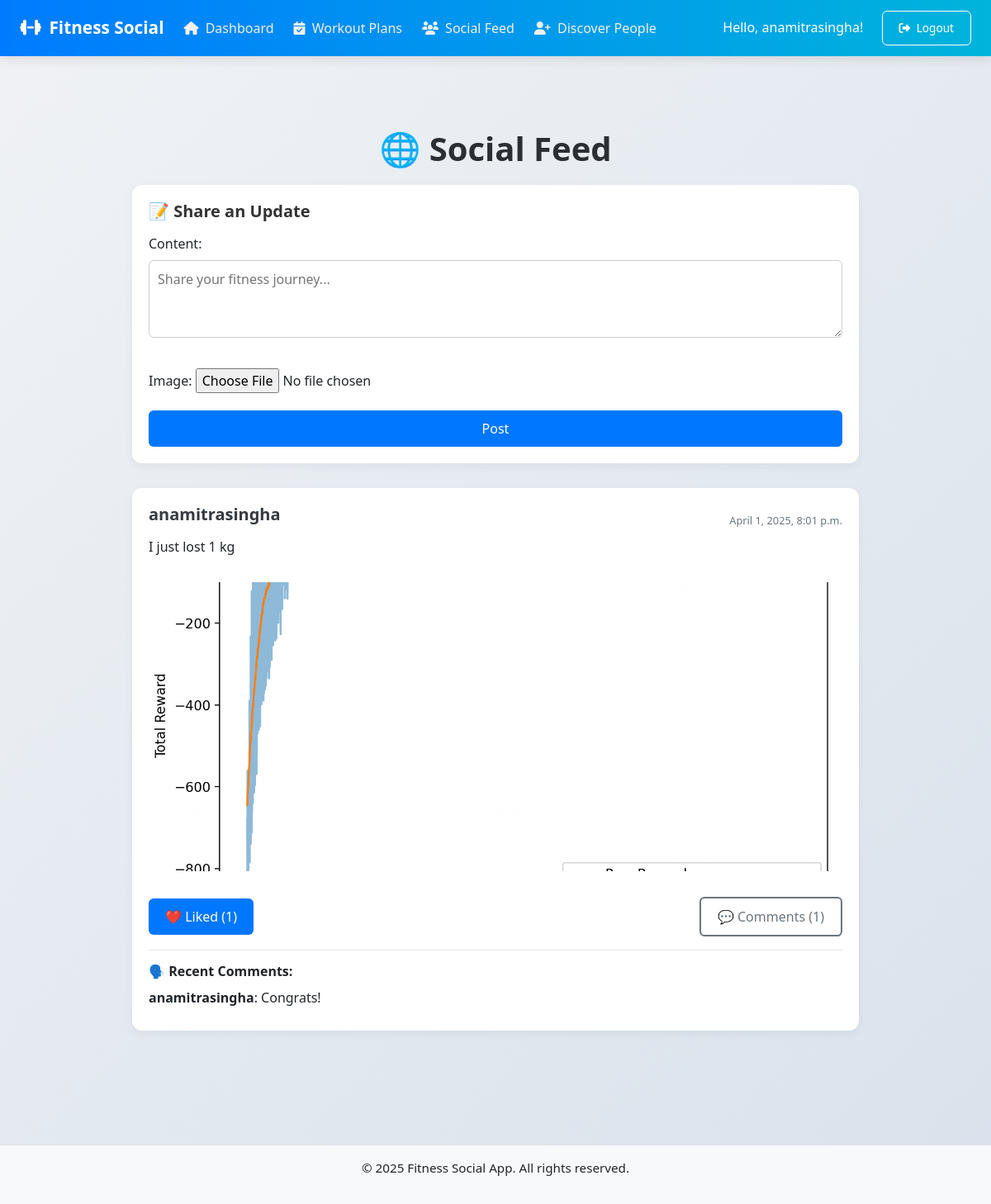
The page /social-feed/ (signed in) on the database as committed earlier.
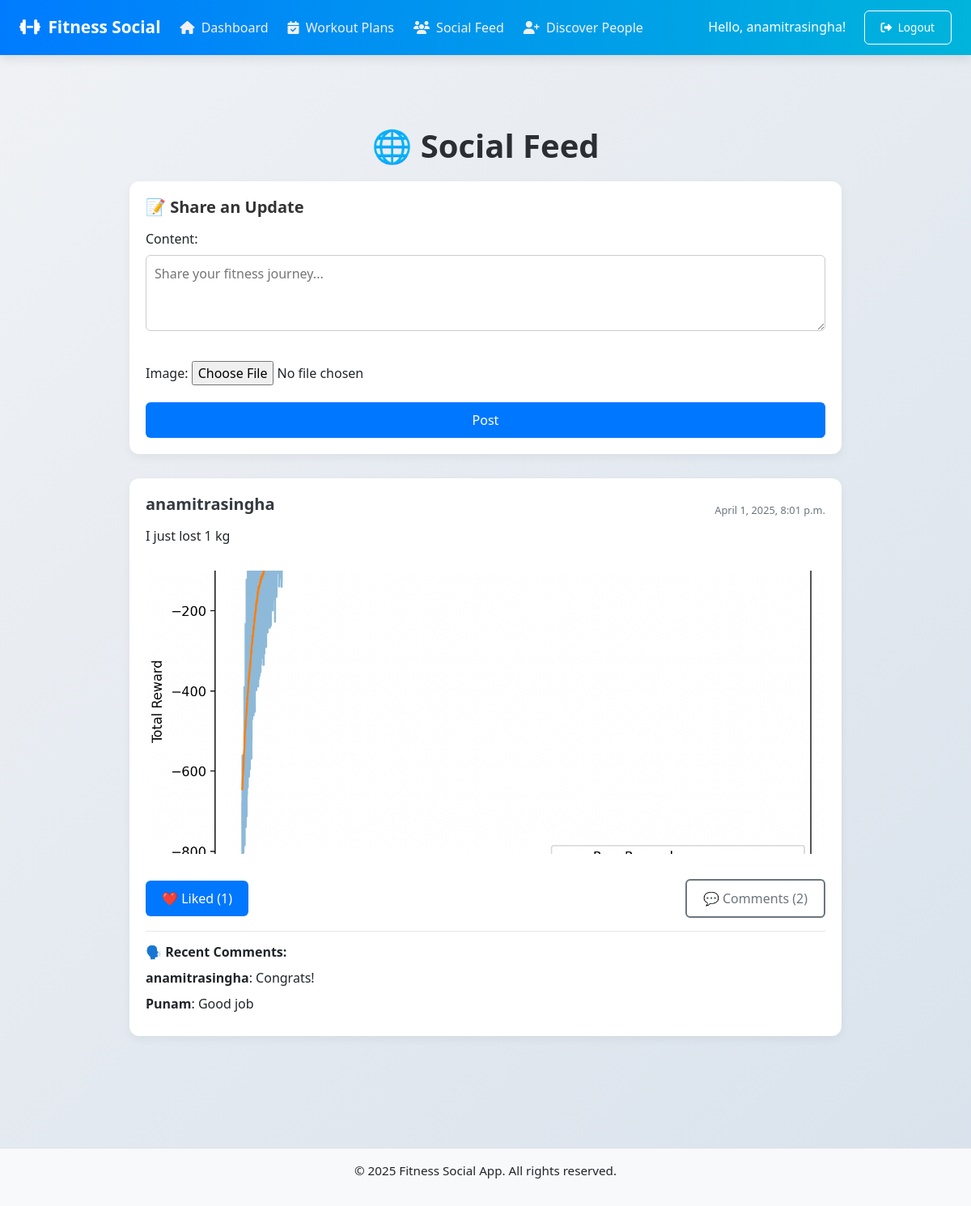
The same page on the database as committed later.
### core/models.py (models this page shows, shortened)
class Post(models.Model):
    user = models.ForeignKey(User, on_delete=models.CASCADE)
    content = models.TextField()
    image = models.ImageField(upload_to='posts/', blank=True, null=True)
    created_at = models.DateTimeField(auto_now_add=True)
    class Meta:
        ordering = ['-created_at']

class Comment(models.Model):
    user = models.ForeignKey(User, on_delete=models.CASCADE)
    post = models.ForeignKey(Post, on_delete=models.CASCADE, related_name='comments')
    content = models.TextField()
    created_at = models.DateTimeField(auto_now_add=True)
    class Meta:
        ordering = ['created_at']

### core/views.py (the view)
# urls.py: path('social-feed/', views.social_feed, name='social_feed'),
@login_required
def social_feed(request):
    following = SocialConnection.objects.filter(follower=request.user).values_list('following', flat=True)
    feed_posts = Post.objects.filter(user__in=list(following) + [request.user.id])
    for post in feed_posts:
        post.is_liked_by_user = Like.objects.filter(user=request.user, post=post).exists()
    if request.method == 'POST':
        form = PostForm(request.POST, request.FILES)
        if form.is_valid():
            post = form.save(commit=False)
            post.user = request.user
            post.save()
            messages.success(request, 'Post created successfully!')
            return redirect('social_feed')
    else:
        form = PostForm()
    comment_form = CommentForm()
    return render(request, 'social_feed.html', {
        'feed_posts': feed_posts,
        'form': form,
        'comment_form': comment_form
    })

### core/forms.py
class PostForm(forms.ModelForm):
    class Meta:
        model = Post
        fields = ['content', 'image']
        widgets = {
            'content': forms.Textarea(attrs={'rows': 3, 'placeholder': 'Share your fitness journey...'}),
        }

class CommentForm(forms.ModelForm):
    class Meta:
        model = Comment
        fields = ['content']
        widgets = {
            'content': forms.TextInput(attrs={'placeholder': 'Add a comment...', 'class': 'form-control'}),
        }
        labels = {
            'content': '',
        }

### templates/social_feed.html (shortened to what this page needs)
{% extends 'base.html' %}
{% block content %}
<div class="container mt-4">
  <h1>🌐 Social Feed</h1>
  <div class="card">
      <div class="card-body">
          <h5 class="card-title">📝 Share an Update</h5>
          <form method="post" enctype="multipart/form-data">
              {{ form.as_p }}
              <button type="submit" class="btn btn-primary w-100">Post</button>
          </form>
      </div>
  </div>
  {% for post in feed_posts %}
  <div class="card">
      <div class="card-body">
          <div class="d-flex">
              <h5 class="card-title">
                  <a href="{% url 'user_profile' post.user.username %}" class="text-dark">
                      {{ post.user.username }}
                  </a>
              </h5>
              <small class="text-muted">{{ post.created_at|date:"F j, Y, g:i a" }}</small>
          </div>
          <p class="card-text">{{ post.content }}</p>
          {% if post.image %}
          <img src="{{ post.image.url }}" class="img-fluid post-image" alt="Post image">
          {% endif %}
          <div class="d-flex gap-2 mt-3">
              <a href="{% url 'like_post' post.pk %}?next=social_feed"
                 class="btn btn-sm {% if post.is_liked_by_user %}btn-primary{% else %}btn-outline-primary{% endif %}">
                  {% if post.is_liked_by_user %}❤️ Liked{% else %}🤍 Like{% endif %} ({{ post.likes.count }})
              </a>
              <a href="{% url 'post_detail' post.pk %}" class="btn btn-sm btn-outline-secondary">
                  💬 Comments ({{ post.comments.count }})
              </a>
          </div>
          {% if post.comments.all %}
          <div class="comment-section">
              <h6>🗣️ Recent Comments:</h6>
              <ul>
                  {% for comment in post.comments.all|slice:":2" %}
                  <li>
                      <strong>{{ comment.user.username }}</strong>:
                      <span>{{ comment.content }}</span>
                  </li>
                  {% endfor %}
              </ul>
          </div>
          {% endif %}
      </div>
  </div>
  {% endfor %}
</div>
{% endblock %}

Rows that differ between the two databases and show on the page:
computed for Post "I just lost 1 kg": comments.count "1" → "2"
added Comment: user.username "Punam", content "Good job"
